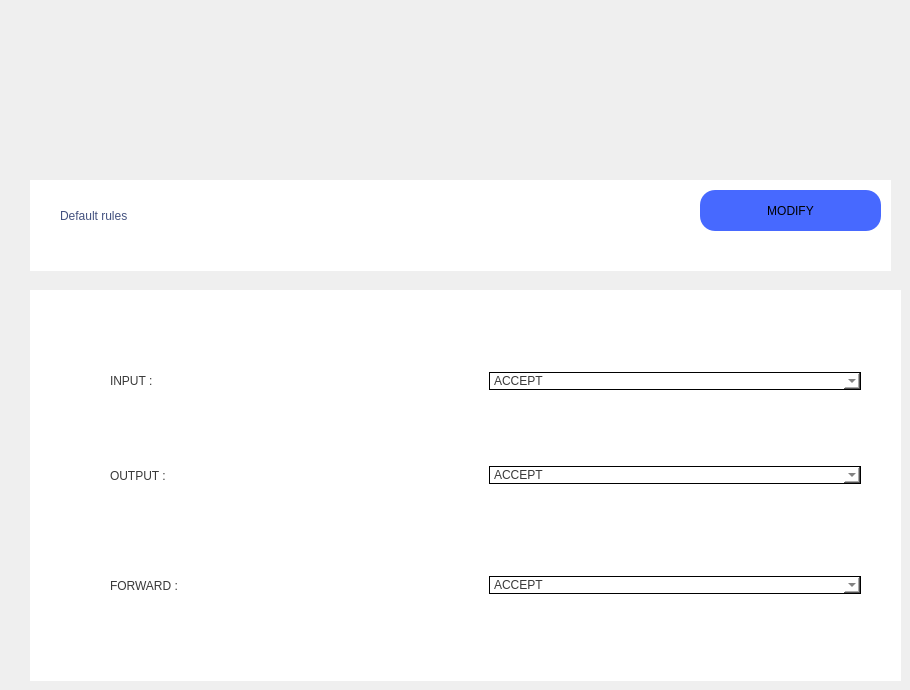
    <widget class="QWidget" name="Default_2">
     <widget class="QWidget" name="widget" native="true">
      <property name="geometry">
       <rect>
        <x>30</x>
        <y>290</y>
        <width>871</width>
        <height>391</height>
       </rect>
      </property>
      <property name="styleSheet">
       <string notr="true">background: white;</string>
      </property>
      <widget class="QWidget" name="horizontalLayoutWidget">
       <property name="geometry">
        <rect>
         <x>80</x>
         <y>70</y>
         <width>751</width>
         <height>42</height>
        </rect>
       </property>
       <layout class="QHBoxLayout" name="horizontalLayout_2">
        <item>
         <widget class="QLabel" name="label">
          <property name="styleSheet">
           <string notr="true">font: 500 14pt &quot;Segoe UI&quot;;
color: rgb(57, 57, 57);
</string>
          </property>
          <property name="text">
           <string>INPUT :</string>
          </property>
         </widget>
        </item>
        <item>
         <widget class="QComboBox" name="dInputPolicy">
          <property name="styleSheet">
           <string notr="true">font: 500 14pt &quot;Segoe UI&quot;;
color: rgb(57, 57, 57);
border:1px solid black;</string>
          </property>
          <item>
           <property name="text">
            <string>ACCEPT</string>
           </property>
          </item>
          <item>
           <property name="text">
            <string>DROP</string>
           </property>
          </item>
          <item>
           <property name="text">
            <string>REJECT</string>
           </property>
          </item>
         </widget>
        </item>
       </layout>
      </widget>
      <widget class="QWidget" name="horizontalLayoutWidget_22">
       <property name="geometry">
        <rect>
         <x>80</x>
         <y>160</y>
         <width>751</width>
         <height>51</height>
        </rect>
       </property>
       <layout class="QHBoxLayout" name="horizontalLayout_24">
        <item>
         <widget class="QLabel" name="label_23">
          <property name="styleSheet">
           <string notr="true">font: 500 14pt &quot;Segoe UI&quot;;
color: rgb(57, 57, 57);
</string>
          </property>
          <property name="text">
           <string>OUTPUT :</string>
          </property>
         </widget>
        </item>
        <item>
         <widget class="QComboBox" name="dOutputPolicy">
          <property name="styleSheet">
           <string notr="true">border:1px solid black;
font: 500 14pt &quot;Segoe UI&quot;;
color: rgb(57, 57, 57);

</string>
          </property>
          <item>
           <property name="text">
            <string>ACCEPT</string>
           </property>
          </item>
          <item>
           <property name="text">
            <string>DROP</string>
           </property>
          </item>
          <item>
           <property name="text">
            <string>REJECT</string>
           </property>
          </item>
         </widget>
        </item>
       </layout>
      </widget>
      <widget class="QWidget" name="horizontalLayoutWidget_23">
       <property name="geometry">
        <rect>
         <x>80</x>
         <y>270</y>
         <width>751</width>
         <height>51</height>
        </rect>
       </property>
       <layout class="QHBoxLayout" name="horizontalLayout_25">
        <item>
         <widget class="QLabel" name="label_24">
          <property name="styleSheet">
           <string notr="true">font: 500 14pt &quot;Segoe UI&quot;;
color: rgb(57, 57, 57);
</string>
          </property>
          <property name="text">
           <string>FORWARD :</string>
          </property>
         </widget>
        </item>
        <item>
         <widget class="QComboBox" name="dForPolicy">
          <property name="styleSheet">
           <string notr="true">border:1px solid black;
font: 500 14pt &quot;Segoe UI&quot;;
color: rgb(57, 57, 57);

</string>
          </property>
          <item>
           <property name="text">
            <string>ACCEPT</string>
           </property>
          </item>
          <item>
           <property name="text">
            <string>DROP</string>
           </property>
          </item>
          <item>
           <property name="text">
            <string>REJECT</string>
           </property>
          </item>
         </widget>
        </item>
       </layout>
      </widget>
     </widget>
     <widget class="QWidget" name="widget_8" native="true">
      <property name="geometry">
       <rect>
        <x>30</x>
        <y>180</y>
        <width>861</width>
        <height>91</height>
       </rect>
      </property>
      <property name="styleSheet">
       <string notr="true">background: white;
</string>
      </property>
      <widget class="QPushButton" name="defModify">
       <property name="geometry">
        <rect>
         <x>670</x>
         <y>10</y>
         <width>181</width>
         <height>41</height>
        </rect>
       </property>
       <property name="styleSheet">
        <string notr="true">border-radius:15px;
border:0px;
background-color: rgb(71, 105, 255);</string>
       </property>
       <property name="text">
        <string>MODIFY</string>
       </property>
      </widget>
      <widget class="QLabel" name="label_30">
       <property name="geometry">
        <rect>
         <x>30</x>
         <y>20</y>
         <width>131</width>
         <height>31</height>
        </rect>
       </property>
       <property name="styleSheet">
        <string notr="true">font: 700 10pt &quot;Segoe UI&quot;;
font: 12pt &quot;Segoe UI&quot;;
color: rgb(67, 81, 127);
</string>
       </property>
       <property name="text">
        <string>Default rules</string>
       </property>
      </widget>
     </widget>
     <widget class="QWidget" name="widget_7" native="true">
      <property name="geometry">
       <rect>
        <x>370</x>
        <y>110</y>
        <width>171</width>
        <height>111</height>
       </rect>
      </property>
      <property name="styleSheet">
       <string notr="true">background-size: cover;
background-image:url(firewall.png);
border-radius:45px;</string>
      </property>
     </widget>
    </widget>
